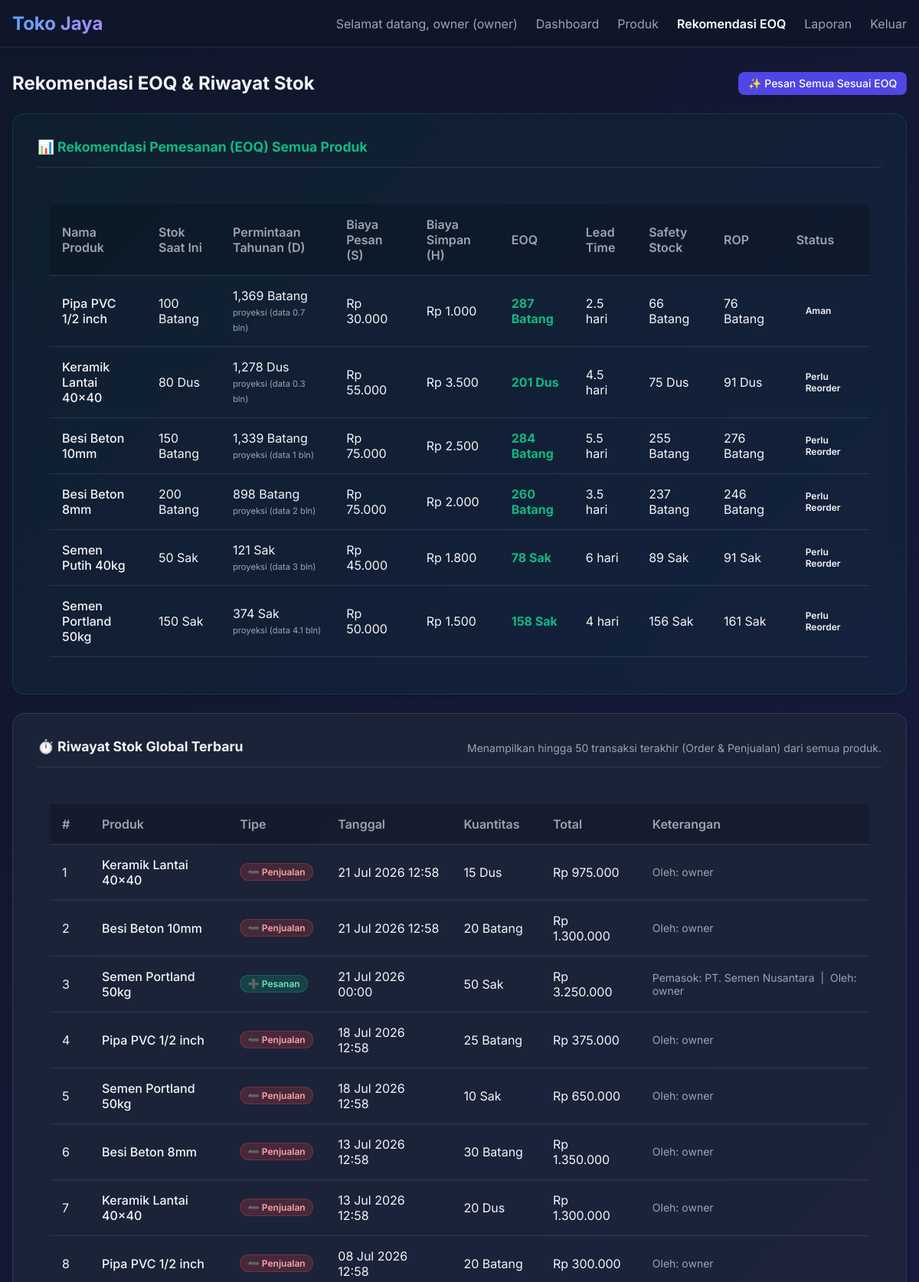
The page /public/eoq (signed in, upper part) on the database its author committed.
### tables this page shows
CREATE TABLE IF NOT EXISTS `products` (
  `id` int(11) NOT NULL AUTO_INCREMENT,
  `name` varchar(255) NOT NULL,
  `unit` varchar(50) NOT NULL,
  `price` decimal(15,2) NOT NULL,
  `stock` int(11) NOT NULL DEFAULT '0',
  `ordering_cost` decimal(15,2) NOT NULL DEFAULT '0',
  `holding_cost` decimal(15,2) NOT NULL DEFAULT '0',
  `created_at` datetime NOT NULL,
  `updated_at` datetime NOT NULL,
  PRIMARY KEY (`id`)
);

CREATE TABLE IF NOT EXISTS `sales` (
  `id` int(11) NOT NULL AUTO_INCREMENT,
  `date` datetime NOT NULL,
  `quantity` int(11) NOT NULL,
  `amount` decimal(15,2) NOT NULL,
  `created_by` int(11) NOT NULL,
  `product_id` int(11) NOT NULL,
  `created_at` datetime NOT NULL,
  `updated_at` datetime NOT NULL,
  PRIMARY KEY (`id`),
  KEY `created_by` (`created_by`),
  KEY `product_id` (`product_id`),
  CONSTRAINT `sales_ibfk_1` FOREIGN KEY (`created_by`) REFERENCES `users` (`id`) ON DELETE CASCADE,
  CONSTRAINT `sales_ibfk_2` FOREIGN KEY (`product_id`) REFERENCES `products` (`id`) ON DELETE CASCADE
);

CREATE TABLE IF NOT EXISTS `orders` (
  `id` int(11) NOT NULL AUTO_INCREMENT,
  `date` date NOT NULL,
  `received_date` date DEFAULT NULL COMMENT 'Tanggal barang diterima dari supplier',
  `order_quantity` int(11) NOT NULL,
  `amount` decimal(15,2) NOT NULL,
  `ordered_by` int(11) NOT NULL,
  `supplier_id` int(11) NOT NULL,
  `product_id` int(11) NOT NULL,
  `created_at` datetime NOT NULL,
  `updated_at` datetime NOT NULL,
  PRIMARY KEY (`id`),
  KEY `ordered_by` (`ordered_by`),
  KEY `supplier_id` (`supplier_id`),
  KEY `product_id` (`product_id`),
  CONSTRAINT `orders_ibfk_1` FOREIGN KEY (`ordered_by`) REFERENCES `users` (`id`) ON DELETE CASCADE,
  CONSTRAINT `orders_ibfk_2` FOREIGN KEY (`supplier_id`) REFERENCES `suppliers` (`id`) ON DELETE CASCADE,
  CONSTRAINT `orders_ibfk_3` FOREIGN KEY (`product_id`) REFERENCES `products` (`id`) ON DELETE CASCADE
);

### app/views/eoq/index.php (the view, shortened to what the rows shown need)
<div class="d-flex justify-content-between align-items-center mb-4">
    <h1 class="text-2xl fw-bold">Rekomendasi EOQ & Riwayat Stok</h1>
</div>
<div class="card mb-4" style="background: rgba(16, 185, 129, 0.05); border: 1px solid rgba(16, 185, 129, 0.2);">
    <div class="card-body">
        <div class="table-responsive">
            <table class="table">
                <thead>
                    <tr>
                        <th>Nama Produk</th>
                        <th>Stok Saat Ini</th>
                        <th>Permintaan Tahunan (D)</th>
                        <th>Biaya Pesan (S)</th>
                        <th>Biaya Simpan (H)</th>
                        <th>EOQ</th>
                        <th>Lead Time</th>
                        <th>Safety Stock</th>
                        <th>ROP</th>
                        <th>Status</th>
                    </tr>
                </thead>
                <tbody>
                    <?php if (empty($data['eoq_products'])): ?>
                    <tr>
                        <td colspan="10" class="text-center text-muted">Tidak ada produk dengan rekomendasi EOQ.</td>
                    </tr>
                    <?php else: ?>
                        <?php foreach($data['eoq_products'] as $p): ?>
                        <tr>
                            <td class="fw-medium text-main">
                                <a href="<?= BASEURL; ?>/products/<?= $p['id']; ?>/orders" style="color: inherit; text-decoration: none;" class="hover-underline">
                                    <?= htmlspecialchars($p['name']); ?>
                                </a>
                            </td>
                            <td><?= number_format($p['stock']); ?> <?= htmlspecialchars($p['unit']); ?></td>
                            <td>
                                <?= number_format($p['demand']); ?> <?= htmlspecialchars($p['unit']); ?>
                                <?php if (isset($p['data_months']) && $p['data_months'] < 12): ?>
                                    <br><span class="text-muted" style="font-size:0.7rem;">proyeksi (data <?= $p['data_months']; ?> bln)</span>
                                <?php endif; ?>
                            </td>
                            <td>Rp <?= number_format($p['ordering_cost'], 0, ',', '.'); ?></td>
                            <td>Rp <?= number_format($p['holding_cost'], 0, ',', '.'); ?></td>
                            <td class="fw-bold" style="color: #10b981;">
                                <?= $p['eoq'] > 0 ? number_format($p['eoq']) . ' ' . htmlspecialchars($p['unit']) : '-'; ?>
                            </td>
                            <td>
                                <?= $p['lead_time'] > 0 ? $p['lead_time'] . ' hari' : '<span class="text-muted">N/A</span>'; ?>
                            </td>
                            <td>
                                <?= $p['safety_stock'] > 0 ? number_format($p['safety_stock']) . ' ' . htmlspecialchars($p['unit']) : '0'; ?>
                            </td>
                            <td>
                                <?= $p['rop'] > 0 ? number_format($p['rop']) . ' ' . htmlspecialchars($p['unit']) : '0'; ?>
                            </td>
                            <td>
                                <?php if ($p['rop_status'] === 'reorder'): ?>
                                    <span class="badge bg-danger">Perlu Reorder</span>
                                <?php elseif ($p['rop_status'] === 'aman'): ?>
                                    <span class="badge bg-success">Aman</span>
                                <?php else: ?>
                                    <span class="badge bg-secondary">Data belum cukup</span>
                                <?php endif; ?>
                            </td>
                        </tr>
                        <?php endforeach; ?>
                    <?php endif; ?>
                </tbody>
            </table>
        </div>
    </div>
</div>
<div class="card mb-4">
    <div class="card-body">
        <div class="table-responsive">
            <table class="table">
                <thead>
                    <tr>
                        <th>#</th>
                        <th>Produk</th>
                        <th>Tipe</th>
                        <th>Tanggal</th>
                        <th>Kuantitas</th>
                        <th>Total</th>
                        <th>Keterangan</th>
                    </tr>
                </thead>
                <tbody>
                    <?php if (empty($data['stock_history'])): ?>
                        <tr>
                            <td colspan="7" class="text-center text-muted">Belum ada riwayat stok.</td>
                        </tr>
                    <?php else: ?>
                        <?php foreach ($data['stock_history'] as $i => $row): ?>
                            <tr>
                                <td><?= $i + 1; ?></td>
                                <td class="fw-medium text-main">
                                    <a href="<?= BASEURL; ?>/products/<?= $row['product_id']; ?>/orders" style="color: inherit; text-decoration: none;" class="hover-underline">
                                        <?= htmlspecialchars($row['product_name']); ?>
                                    </a>
                                </td>
                                <td>
                                    <?php if ($row['type'] === 'order'): ?>
                                        <span class="stok-badge stok-badge--order">➕ Pesanan</span>
                                    <?php else: ?>
                                        <span class="stok-badge stok-badge--sale">➖ Penjualan</span>
                                    <?php endif; ?>
                                </td>
                                <td><?= date('d M Y H:i', strtotime($row['date'])); ?></td>
                                <td><?= number_format($row['quantity']); ?> <?= htmlspecialchars($row['unit']); ?></td>
                                <td>Rp <?= number_format($row['amount'], 0, ',', '.'); ?></td>
                                <td class="text-muted text-sm"><?= $row['keterangan']; ?></td>
                            </tr>
                        <?php endforeach; ?>
                    <?php endif; ?>
                </tbody>
            </table>
        </div>
    </div>
</div>

### rows shown on the page
products: name "Pipa PVC 1/2 inch", stock "100", unit "Batang", demand "1,369", data_months "0.7", ordering_cost "30.000", holding_cost "1.000", eoq "287", lead_time "2.5", safety_stock "66", rop "76", shows "Aman"
products: name "Keramik Lantai 40x40", stock "80", unit "Dus", demand "1,278", data_months "0.3", ordering_cost "55.000", holding_cost "3.500", eoq "201", lead_time "4.5", safety_stock "75", rop "91", shows "Perlu Reorder"
products: name "Besi Beton 10mm", stock "150", unit "Batang", demand "1,339", data_months "1", ordering_cost "75.000", holding_cost "2.500", eoq "284", lead_time "5.5", safety_stock "255", rop "276", shows "Perlu Reorder"
products: name "Besi Beton 8mm", stock "200", unit "Batang", demand "898", data_months "2", ordering_cost "75.000", holding_cost "2.000", eoq "260", lead_time "3.5", safety_stock "237", rop "246", shows "Perlu Reorder"
products: name "Semen Putih 40kg", stock "50", unit "Sak", demand "121", data_months "3", ordering_cost "45.000", holding_cost "1.800", eoq "78", lead_time "6", safety_stock "89", rop "91", shows "Perlu Reorder"
products: name "Semen Portland 50kg", stock "150", unit "Sak", demand "374", data_months "4.1", ordering_cost "50.000", holding_cost "1.500", eoq "158", lead_time "4", safety_stock "156", rop "161", shows "Perlu Reorder"
sales: product.name "Keramik Lantai 40x40", shows "➖ Penjualan", date "21 Jul 2026 12:58", quantity "15", product.unit "Dus", amount "975.000", keterangan "Oleh: owner"
sales: product.name "Besi Beton 10mm", shows "➖ Penjualan", date "21 Jul 2026 12:58", quantity "20", product.unit "Batang", amount "1.300.000", keterangan "Oleh: owner"
orders: product.name "Semen Portland 50kg", shows "➕ Pesanan", date "21 Jul 2026 00:00", order_quantity "50", product.unit "Sak", amount "3.250.000", keterangan "Pemasok: PT. Semen Nusantara | Oleh: owner"
sales: product.name "Pipa PVC 1/2 inch", shows "➖ Penjualan", date "18 Jul 2026 12:58", quantity "25", product.unit "Batang", amount "375.000", keterangan "Oleh: owner"
sales: product.name "Semen Portland 50kg", shows "➖ Penjualan", date "18 Jul 2026 12:58", quantity "10", product.unit "Sak", amount "650.000", keterangan "Oleh: owner"
sales: product.name "Besi Beton 8mm", shows "➖ Penjualan", date "13 Jul 2026 12:58", quantity "30", product.unit "Batang", amount "1.350.000", keterangan "Oleh: owner"
sales: product.name "Keramik Lantai 40x40", shows "➖ Penjualan", date "13 Jul 2026 12:58", quantity "20", product.unit "Dus", amount "1.300.000", keterangan "Oleh: owner"
sales: product.name "Pipa PVC 1/2 inch", shows "➖ Penjualan", date "08 Jul 2026 12:58", quantity "20", product.unit "Batang", amount "300.000", keterangan "Oleh: owner"

### other values the page prints
$_SESSION['username'] "owner"
$_SESSION['role'] "owner"
